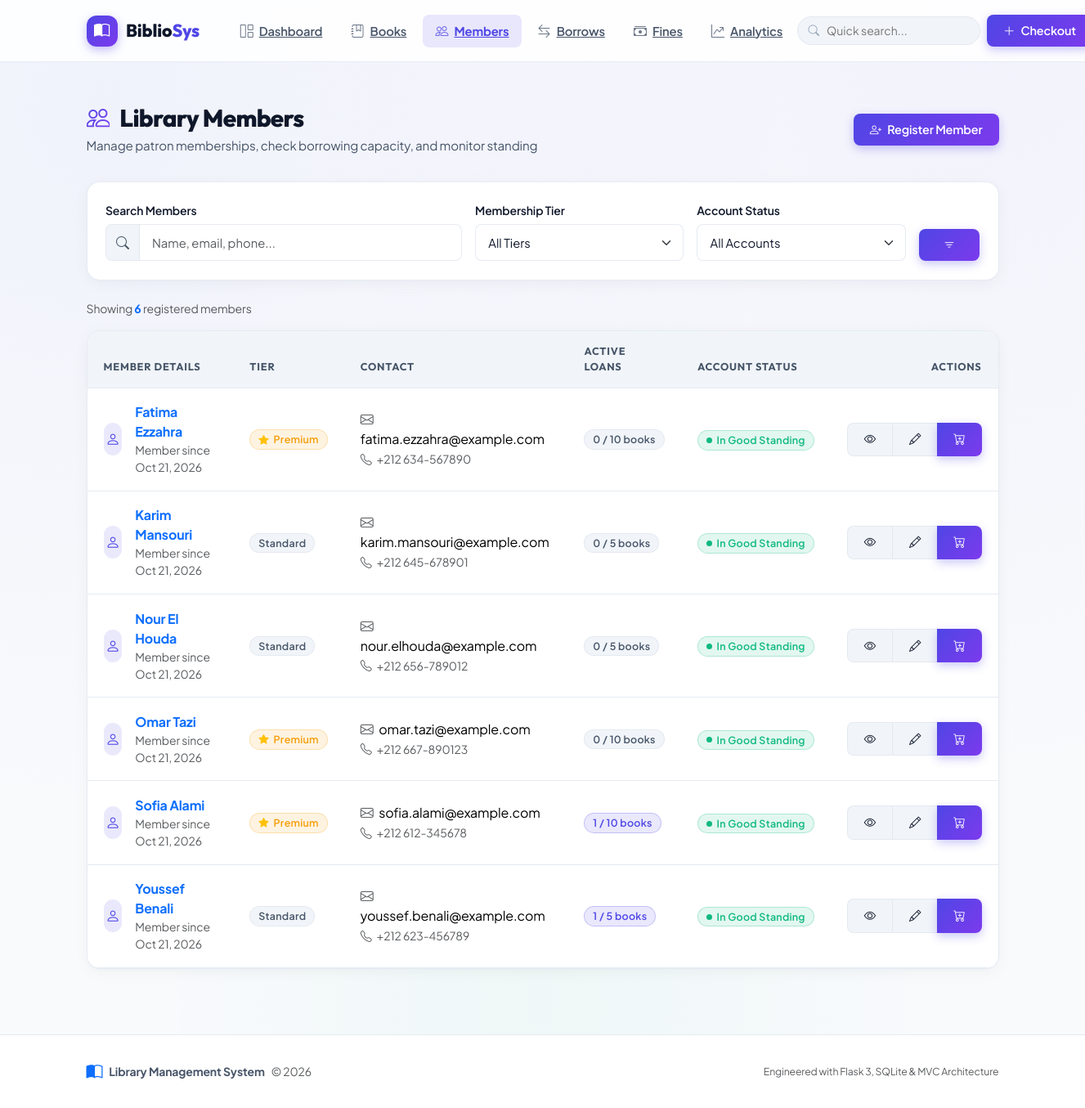
/members, run on the app's committed database.
### app/models.py (models this page shows, shortened)
class Member(db.Model):
    __tablename__ = 'members'
    id = db.Column(db.Integer, primary_key=True)
    name = db.Column(db.String(100), nullable=False, index=True)
    email = db.Column(db.String(120), unique=True, nullable=False, index=True)
    phone = db.Column(db.String(20), nullable=True)
    address = db.Column(db.Text, nullable=True)
    registration_date = db.Column(db.DateTime, default=datetime.utcnow)
    membership_type = db.Column(db.String(20), default='standard')  # standard, premium
    is_active = db.Column(db.Boolean, default=True)
    created_at = db.Column(db.DateTime, default=datetime.utcnow)
    updated_at = db.Column(db.DateTime, default=datetime.utcnow, onupdate=datetime.utcnow)
    borrows = db.relationship('Borrow', backref='member', lazy='dynamic', cascade='all, delete-orphan')
    def get_active_borrows(self):
        return self.borrows.filter_by(status='active').all()
    def get_active_borrows_count(self):
        return self.borrows.filter_by(status='active').count()
    @property
    def active_borrows_count(self):
        return self.get_active_borrows_count()
    @property
    def max_books_allowed(self):
        return 10 if self.membership_type == 'premium' else 5
    def can_borrow_more(self, max_books=None):
        if max_books is None:
            max_books = self.max_books_allowed
        return self.is_active and (self.get_active_borrows_count() < max_books)
    def has_overdue_books(self):
        active_borrows = self.get_active_borrows()
        today = datetime.now()
        for borrow in active_borrows:
            if borrow.due_date < today:
                return True
        return False

### app/routes.py (the view, shortened to what this page needs)
@main_bp.route('/members')
def members_list():
    page = request.args.get('page', 1, type=int)
    search = request.args.get('search', '').strip()
    tier = request.args.get('tier', '').strip()
    status = request.args.get('status', '').strip()
    per_page = 10
    query = Member.query
    if tier:
        query = query.filter_by(membership_type=tier)
    if status == 'active':
        query = query.filter_by(is_active=True)
    elif status == 'inactive':
        query = query.filter_by(is_active=False)
    members = query.order_by(Member.name.asc()).paginate(
        page=page, per_page=per_page, error_out=False
    )
    return render_template(
        'members/list.html',
        members=members,
        search=search,
        tier=tier,
        status=status
    )

### app/__init__.py (called while the page is built)
def create_app(config_name=None):
    app = Flask(__name__)
    if config_name is None:
        config_name = os.environ.get('FLASK_ENV', 'development')
    from config import config
    app.config.from_object(config.get(config_name, config['development']))
    db.init_app(app)
    @app.context_processor
    def inject_globals():
        return {
            'now': datetime.now(),
            'app_name': app.config.get('APP_NAME', 'Library Management System')
        }
    upload_folder = app.config.get('UPLOAD_FOLDER')
    if upload_folder and not os.path.exists(upload_folder):
        os.makedirs(upload_folder)
    with app.app_context():
        from app import routes
        app.register_blueprint(routes.main_bp)
        db.create_all()
    register_template_filters(app)
    register_error_handlers(app)
    return app

### app/templates/members/list.html (shortened to what this page needs)
{% extends "base.html" %}
{% block content %}
<div class="page-header">
    <div>
        <h1 class="page-title">
            <i class="bi bi-people"></i> Library Members
        </h1>
        <p class="page-subtitle">Manage patron memberships, check borrowing capacity, and monitor standing</p>
    </div>
    <div class="d-flex align-items-center gap-2">
        <a href="{{ url_for('main.members_add') }}" class="btn btn-primary">
            <i class="bi bi-person-plus"></i> Register Member
        </a>
    </div>
</div>
<div class="card mb-4">
    <div class="card-body">
        <form method="GET" action="{{ url_for('main.members_list') }}" class="row g-3 align-items-end">
            <div class="col-lg-5 col-md-6">
                <label class="form-label">Search Members</label>
                <div class="input-group">
                    <span class="input-group-text"><i class="bi bi-search"></i></span>
                    <input type="text" class="form-control" name="search" placeholder="Name, email, phone..." value="{{ search }}">
                </div>
            </div>
            <div class="col-lg-3 col-md-3">
                <label class="form-label">Membership Tier</label>
                <select class="form-select" name="tier">
                    <option value="">All Tiers</option>
                </select>
            </div>
            <div class="col-lg-3 col-md-3">
                <label class="form-label">Account Status</label>
                <select class="form-select" name="status">
                    <option value="">All Accounts</option>
                </select>
            </div>
            <div class="col-lg-1 col-md-12">
                <button type="submit" class="btn btn-primary w-100" title="Filter">
                    <i class="bi bi-filter"></i>
                </button>
            </div>
        </form>
    </div>
</div>
<div class="d-flex justify-content-between align-items-center mb-3">
    <div class="text-muted small">
        Showing <span class="fw-bold text-primary">{{ members.total }}</span> registered members
    </div>
</div>
{% if members.items %}
<div class="card mb-4">
    <div class="card-body p-0">
        <div class="table-responsive">
            <table class="table table-hover align-middle mb-0">
                <thead>
                    <tr>
                        <th>Member Details</th>
                        <th>Tier</th>
                        <th>Contact</th>
                        <th>Active Loans</th>
                        <th>Account Status</th>
                        <th class="text-end">Actions</th>
                    </tr>
                </thead>
                <tbody>
                    {% for member in members.items %}
                    <tr>
                        <td>
                            <div class="d-flex align-items-center gap-3">
                                <div class="stat-icon-wrapper stat-icon-primary mb-0" style="width: 40px; height: 40px; font-size: 1.1rem;">
                                    <i class="bi bi-person"></i>
                                </div>
                                <div>
                                    <a href="{{ url_for('main.members_detail', id=member.id) }}" class="fw-bold text-decoration-none">
                                        {{ member.name }}
                                    </a>
                                    <small class="text-muted d-block">
                                        Member since {{ member.registration_date|format_date }}
                                    </small>
                                </div>
                            </div>
                        </td>
                        <td>
                            {% if member.membership_type == 'premium' %}
                            <span class="badge badge-soft-warning">
                                <i class="bi bi-star-fill text-warning"></i> Premium
                            </span>
                            {% else %}
                            <span class="badge badge-soft-secondary">
                                Standard
                            </span>
                            {% endif %}
                        </td>
                        <td>
                            <div><i class="bi bi-envelope text-muted me-1"></i> {{ member.email }}</div>
                            {% if member.phone %}
                            <small class="text-muted"><i class="bi bi-telephone text-muted me-1"></i> {{ member.phone }}</small>
                            {% endif %}
                        </td>
                        <td>
                            {% set count = member.active_borrows_count %}
                            <span class="badge {% if count >= member.max_books_allowed %}badge-soft-danger{% elif count > 0 %}badge-soft-primary{% else %}badge-soft-secondary{% endif %}">
                                {{ count }} / {{ member.max_books_allowed }} books
                            </span>
                        </td>
                        <td>
                            {% if member.is_active %}
                                {% if member.has_overdue_books() %}
                                <span class="badge badge-soft-danger" title="Member has overdue items">
                                    <span class="status-dot pulse"></span> Overdue Active
                                </span>
                                {% else %}
                                <span class="badge badge-soft-success">
                                    <span class="status-dot"></span> In Good Standing
                                </span>
                                {% endif %}
                            {% else %}
                            <span class="badge badge-soft-secondary">
                                Inactive
                            </span>
                            {% endif %}
                        </td>
                        <td class="text-end">
                            <div class="btn-group btn-group-sm">
                                <a href="{{ url_for('main.members_detail', id=member.id) }}" class="btn btn-secondary" title="View Profile">
                                    <i class="bi bi-eye"></i>
                                </a>
                                <a href="{{ url_for('main.members_edit', id=member.id) }}" class="btn btn-secondary" title="Edit">
                                    <i class="bi bi-pencil"></i>
                                </a>
                                {% if member.can_borrow_more() %}
                                <a href="{{ url_for('main.borrows_checkout', member_id=member.id) }}" class="btn btn-primary" title="Issue Loan">
                                    <i class="bi bi-cart-plus"></i>
                                </a>
                                {% endif %}
                            </div>
                        </td>
                    </tr>
                    {% endfor %}
                </tbody>
            </table>
        </div>
    </div>
</div>
{% endif %}
{% endblock %}

### data on the page
Member: name "Fatima Ezzahra", registration_date "Oct 21, 2026", shows "Premium", email "fatima.ezzahra@example.com", phone "+212 634-567890", count "0", max_books_allowed "10", is_active True (drawn)
Member: name "Karim Mansouri", registration_date "Oct 21, 2026", shows "Standard", email "karim.mansouri@example.com", phone "+212 645-678901", count "0", max_books_allowed "5", is_active True (drawn)
Member: name "Nour El Houda", registration_date "Oct 21, 2026", shows "Standard", email "nour.elhouda@example.com", phone "+212 656-789012", count "0", max_books_allowed "5", is_active True (drawn)
Member: name "Omar Tazi", registration_date "Oct 21, 2026", shows "Premium", email "omar.tazi@example.com", phone "+212 667-890123", count "0", max_books_allowed "10", is_active True (drawn)
Member: name "Sofia Alami", registration_date "Oct 21, 2026", shows "Premium", email "sofia.alami@example.com", phone "+212 612-345678", count "1", max_books_allowed "10", is_active True (drawn)
Member: name "Youssef Benali", registration_date "Oct 21, 2026", shows "Standard", email "youssef.benali@example.com", phone "+212 623-456789", is_active "1", max_books_allowed "5", shows "In Good Standing"

### other printed values
{{ members.total }} "6"
{{ app_name }} "Library Management System"
